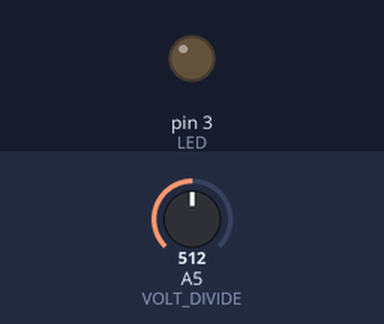
This sketch was run on a simulated Arduino Uno, built with avr-gcc and run on an emulated ATmega328P. Shown: output pins drawn as LEDs (lit = HIGH). The test bench sets the inputs (shaded band); at power-on: A5 (VOLT_DIVIDE) = 512.

Above: at 1.2 s.
1.3 s: A5 (VOLT_DIVIDE) set to 716
At 2.5 s:
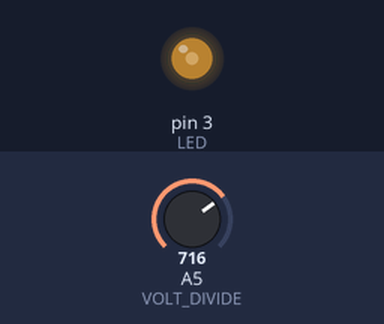
2.8 s: A5 (VOLT_DIVIDE) set to 900
At 3.6 s:
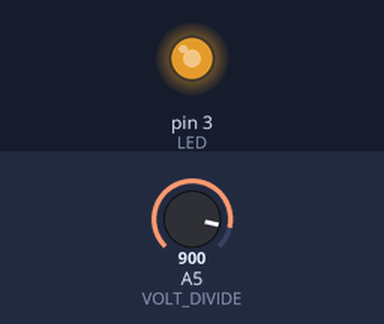
4.3 s: A5 (VOLT_DIVIDE) set to 306
At 4.7 s:
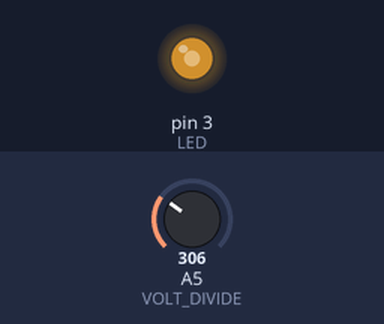
5.8 s: A5 (VOLT_DIVIDE) set to 122
At 7.1 s:
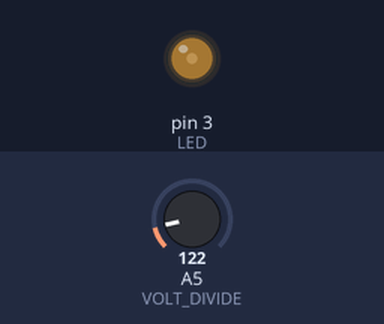
Timing chart, 0 to 8.3 s (numbered marks = the images above; inputs shaded):
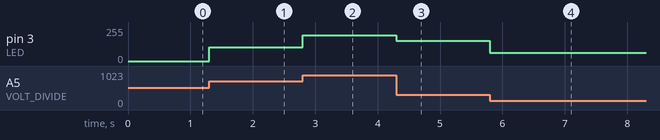

The sketch:

potentiometer_LED.ino
```cpp
// This program allows us to control the brightness of an LED by turning the potentiometer

int VOLT_DIVIDE = A5;
int LED = 3;
int v = 0;

// the setup function runs once when you press reset or power the board
void setup() {
  // initialize digital pin LED_BUILTIN as an output.
  pinMode(VOLT_DIVIDE, INPUT);
  pinMode(LED, OUTPUT);
}

// the loop function runs over and over again forever
void loop() {
  v = analogRead(VOLT_DIVIDE);
  analogWrite(LED, v/2);
}
```

Measured:
- after the input at 1.3 s, pin 3 (LED): 0/255 → 102/255 at once
- after the input at 2.8 s, pin 3 (LED): 102/255 → 194/255 at once
- after the input at 4.3 s, pin 3 (LED): 194/255 → 153/255 at once
- after the input at 5.8 s, pin 3 (LED): 153/255 → 61/255 at once
